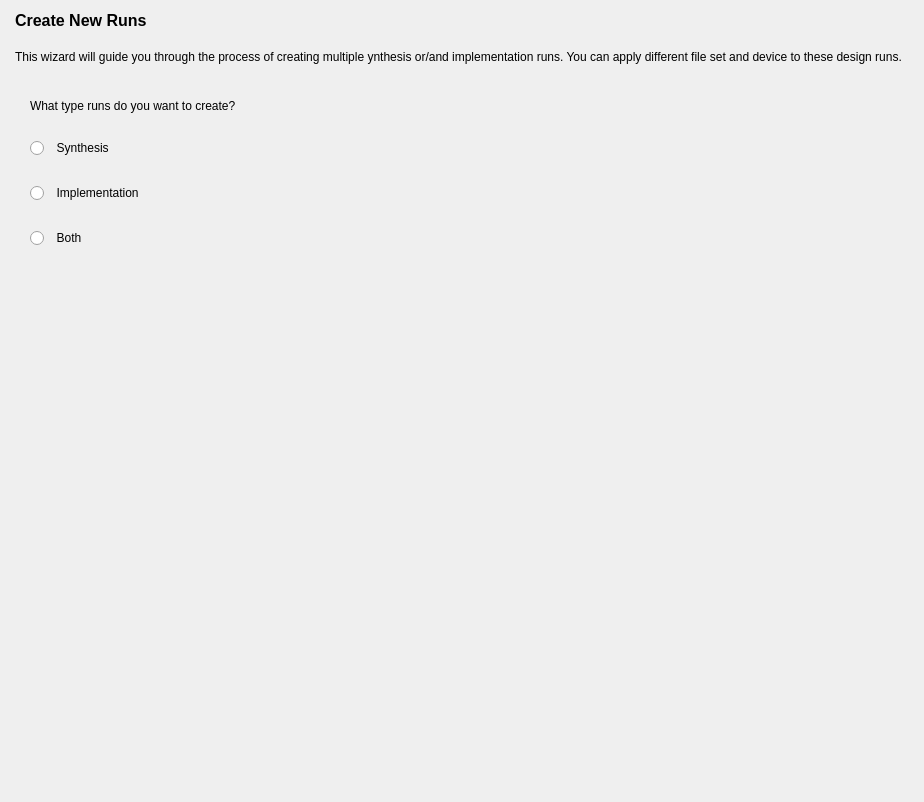
<?xml version="1.0" encoding="UTF-8"?>
<ui version="4.0">
 <class>SelectDesignTypeForm</class>
 <widget class="QWidget" name="SelectDesignTypeForm">
  <property name="geometry">
   <rect>
    <x>0</x>
    <y>0</y>
    <width>924</width>
    <height>802</height>
   </rect>
  </property>
  <property name="windowTitle">
   <string>Form</string>
  </property>
  <layout class="QVBoxLayout" name="verticalLayout_2">
   <property name="spacing">
    <number>20</number>
   </property>
   <property name="leftMargin">
    <number>15</number>
   </property>
   <property name="bottomMargin">
    <number>15</number>
   </property>
   <item>
    <widget class="QLabel" name="m_labelTitle">
     <property name="font">
      <font>
       <family>Arial</family>
       <pointsize>12</pointsize>
       <weight>75</weight>
       <bold>true</bold>
      </font>
     </property>
     <property name="text">
      <string>Create New Runs</string>
     </property>
     <property name="wordWrap">
      <bool>true</bool>
     </property>
    </widget>
   </item>
   <item>
    <widget class="QLabel" name="m_labelDetail">
     <property name="text">
      <string>This wizard will guide you through the process of creating multiple ynthesis or/and implementation runs. You can apply different file set and device to these design runs. </string>
     </property>
     <property name="wordWrap">
      <bool>true</bool>
     </property>
    </widget>
   </item>
   <item>
    <layout class="QVBoxLayout" name="verticalLayout">
     <property name="spacing">
      <number>25</number>
     </property>
     <property name="leftMargin">
      <number>15</number>
     </property>
     <property name="topMargin">
      <number>15</number>
     </property>
     <property name="rightMargin">
      <number>15</number>
     </property>
     <property name="bottomMargin">
      <number>15</number>
     </property>
     <item>
      <widget class="QLabel" name="m_labelOption">
       <property name="text">
        <string>What type runs do you want to create?</string>
       </property>
      </widget>
     </item>
     <item>
      <widget class="QRadioButton" name="m_radioBtnSynth">
       <property name="text">
        <string>  Synthesis</string>
       </property>
      </widget>
     </item>
     <item>
      <widget class="QRadioButton" name="m_radioBtnImple">
       <property name="text">
        <string>  Implementation</string>
       </property>
      </widget>
     </item>
     <item>
      <widget class="QRadioButton" name="m_radioBtnBoth">
       <property name="text">
        <string>  Both</string>
       </property>
      </widget>
     </item>
    </layout>
   </item>
   <item>
    <spacer name="verticalSpacer">
     <property name="orientation">
      <enum>Qt::Vertical</enum>
     </property>
     <property name="sizeHint" stdset="0">
      <size>
       <width>20</width>
       <height>584</height>
      </size>
     </property>
    </spacer>
   </item>
  </layout>
 </widget>
 <resources/>
 <connections/>
</ui>
